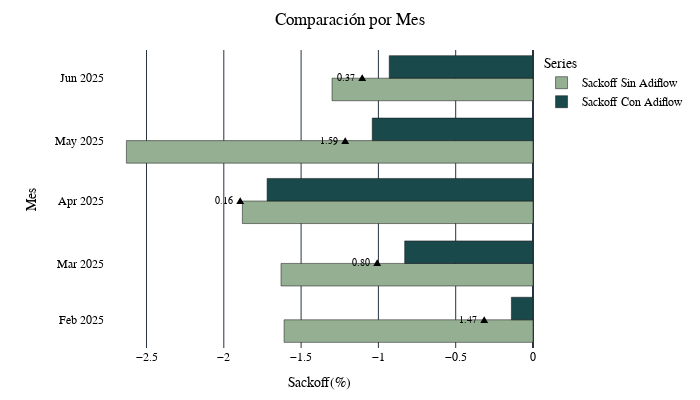

Write notebook code for a chart like this one.
### Code cell
# 2. Llamada a la función para generar el gráfico con tus datos y colores específicos
fig_roi = plot_comparison_bars(
    df=df_roi_por_mes,
    category_col='mes_sackoff_fecha',
    value_col1='Sackoff Sin Adiflow',
    value_col2='Sackoff Con Adiflow',
    name_col1='Sackoff Sin Adiflow',
    name_col2='Sackoff Con Adiflow',
    color1='#94AF92',  # Verde claro para 'Sin Adiflow'
    color2='#1A494C',  # Verde oscuro para 'Con Adiflow'
    title='Comparación por Mes',
    xaxis_title='Sackoff(%)',
    yaxis_title='Mes',
    width=700, # Ancho deseado
    height=400, # Alto deseado
    annotation_format='{:.2f}' # Personalizar el texto de la anotación
)

fig_roi.show()
fig_roi.write_html(f'{ROOT_IMAGEN}/comparacion_mes.html', auto_open=False) # Guarda como HTML, no lo abre automáticamente
print(f"Gráfico interactivo guardado como f'{ROOT_IMAGEN}/comparacion_sackoff.html'.")

### Figure 1 — Plotly figure (JSON) as saved in the notebook; plotly's stock layout.template omitted (floating-point values rounded to 4 significant figures)
{"data": [{"marker": {"color": "#94AF92"}, "name": "Sackoff Sin Adiflow", "orientation": "h", "type": "bar", "x": [-1.88, -1.3, -1.63, -1.61, -2.63], "y": ["2025-04", "2025-06", "2025-03", "2025-02", "2025-05"]}, {"marker": {"color": "#1A494C"}, "name": "Sackoff Con Adiflow", "orientation": "h", "type": "bar", "x": [-1.72, -0.93, -0.83, -0.14, -1.04], "y": ["2025-04", "2025-06", "2025-03", "2025-02", "2025-05"]}], "layout": {"annotations": [{"font": {"color": "black", "size": 10}, "showarrow": false, "text": "0.16 ▲", "x": -1.851, "xanchor": "right", "y": "2025-04", "yanchor": "middle"}, {"font": {"color": "black", "size": 10}, "showarrow": false, "text": "0.37 ▲", "x": -1.062, "xanchor": "right", "y": "2025-06", "yanchor": "middle"}, {"font": {"color": "black", "size": 10}, "showarrow": false, "text": "0.80 ▲", "x": -0.9615, "xanchor": "right", "y": "2025-03", "yanchor": "middle"}, {"font": {"color": "black", "size": 10}, "showarrow": false, "text": "1.47 ▲", "x": -0.2715, "xanchor": "right", "y": "2025-02", "yanchor": "middle"}, {"font": {"color": "black", "size": 10}, "showarrow": false, "text": "1.59 ▲", "x": -1.171, "xanchor": "right", "y": "2025-05", "yanchor": "middle"}], "barmode": "group", "font": {"color": "Black", "family": "Arial, sans-serif", "size": 12}, "height": 400, "legend": {"title": {"text": "Series"}}, "margin": {"b": 50, "l": 105, "r": 50, "t": 50}, "paper_bgcolor": "rgba(0,0,0,0)", "plot_bgcolor": "rgba(0,0,0,0)", "title": {"text": "Comparación por Mes", "x": 0.5}, "width": 700, "xaxis": {"title": {"text": "Sackoff(%)"}}, "yaxis": {"title": {"text": "Mes"}}}}
